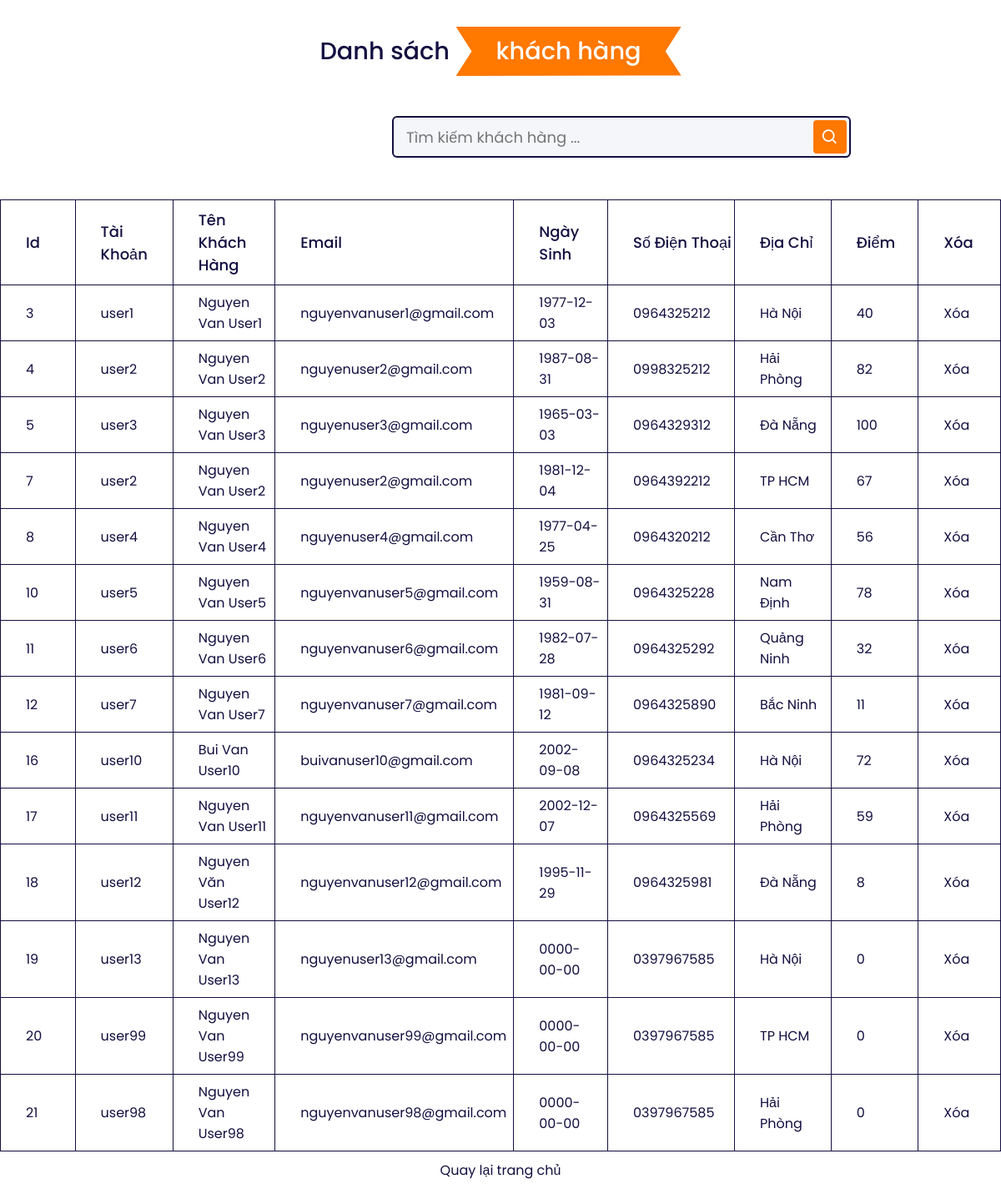
Page /list-users.php on the committed database.
### tables this page shows
CREATE TABLE `user` (
  `id` int(11) NOT NULL,
  `username` varchar(255) NOT NULL,
  `password` varchar(255) NOT NULL,
  `fullname` varchar(255) NOT NULL,
  `email` varchar(255) NOT NULL,
  `dateofbirth` date NOT NULL,
  `phone` varchar(11) NOT NULL,
  `address` varchar(255) NOT NULL,
  `points` float NOT NULL
);

### list-users.php (the view, shortened to what this page needs)
<!DOCTYPE html>
<html lang="en">
  <head>
    <link rel="stylesheet" href="assets/css/list-products.css" />
    <link
    href="https://unpkg.com/boxicons@2.0.9/css/boxicons.min.css"
    rel="stylesheet"
  />
  </head>
  <body>
  <?php require_once "connect.php"; ?>
    <section class="home-content">
      <h1 class="heading">Danh sách <span>khách hàng</span></h1>
      <div class="search-box">
        <input type="text" placeholder="Tìm kiếm khách hàng ..." />
        <i class="bx bx-search"></i>
    </div>
      <div class="list-products">
        <div style="overflow-x: auto">
            <table>
                <thead>
                  <tr>
                    <th>Id</th>
                    <th>tài khoản</th>
                    <th>tên khách hàng </th>
                    <th>email</th>
                    <th>ngày sinh</th>
                    <th>số điện thoại</th>
                    <th>địa chỉ</th>
                    <th>điểm</th>
                    <th>xóa</th>
                  </tr>
                </thead>
                <tbody>
                  <?php
                      $sql_users = mysqli_query($conn,"SELECT * FROM user Order By id ASC");
                      while($row_user = mysqli_fetch_assoc($sql_users)){
                        if($row_user['id'] != 2)
                        {
                  ?>
                  <tr>
                    <td><?php echo $row_user['id'] ?></td>
                    <td><?php echo $row_user['username'] ?></td>
                    <td><?php echo $row_user['fullname'] ?></td>
                    <td><?php echo $row_user['email'] ?></td>
                    <td><?php echo $row_user['dateofbirth'] ?></td>
                    <td><?php echo $row_user['phone'] ?></td>
                    <td><?php echo $row_user['address'] ?></td>
                    <td><?php echo $row_user['points'] ?></td>
                    <td>
                      <a href="delete-user.php?id=<?php echo  $row_user['id']; ?>"
                        >Xóa</a
                      >
                    </td>
                  </tr>
                  <?php
                      }
                    }
                  ?>
                </tbody>
            </table>
        </div>
    </section>
    <a class="back" href="admin.php"> Quay lại trang chủ</a>
  </body>
</html>

### assets/css/list-products.css (style rules this page uses)
:root { --orange: #ff7800; --black: #130f40; --light-color: #666; --box-shadow: 0 0.5rem 1.5rem rgba(0, 0, 0, 0.1); --border: 0.2rem solid rgba(0, 0, 0, 0.1); --outline: 0.1rem solid rgba(0, 0, 0, 0.1); --outline-hover: 0.2rem solid var(--black); }
* { margin: 0; padding: 0; box-sizing: border-box; font-family: "Poppins", sans-serif; scroll-behavior: smooth; color: var(--black); }
.heading { text-align: center; padding: 2rem 0; padding-bottom: 3rem; font-size: 1.8rem; font-weight: 500; color: var(--black); }
.heading span { background: var(--orange); color: #fff; display: inline-block; padding: 0.5rem 3rem; clip-path: polygon(100% 0, 93% 50%, 100% 99%, 0% 100%, 7% 50%, 0% 0%); }
.search-box { position: relative; left: 450px; width: 100%; height: 50px; max-width: 550px; width: 100%; margin: 0 20px 50px; }
.search-box input { height: 100%; width: 100%; outline: none; background: #f5f6fa; border: 2px solid var(--black); border-radius: 6px; font-size: 18px; padding: 0 15px; }
.search-box .bx-search { position: absolute; height: 40px; width: 40px; background: var(--orange); right: 5px; top: 50%; transform: translateY(-50%); border-radius: 4px; line-height: 40px; text-align: center; color: #fff; font-size: 22px; transition: all 0.4 ease; cursor: pointer; }
table { border-collapse: collapse; border-spacing: 0; width: 100vw; border: 1px solid var(--black); }
th { text-align: left; border: 1px solid var(--black); padding-left: 30px; padding-top: 10px; padding-bottom: 10px; font-size: 18px; font-weight: 500; text-transform: capitalize; }
td { border: 1px solid var(--black); text-align: left; padding: 8px; padding-left: 30px; overflow: hidden; width: 200px; }
td a { color: var(--black); text-decoration: none; }
.back { display: flex; justify-content: center; text-decoration: none; padding: 10px; color: var(--black); }

### rows in the picture
user: id "3", username "user1", fullname "Nguyen Van User1", email "nguyenvanuser1@gmail.com", dateofbirth "1977-12-03", phone "0964325212", address "Hà Nội", points "40"
user: id "4", username "user2", fullname "Nguyen Van User2", email "nguyenuser2@gmail.com", dateofbirth "1987-08-31", phone "0998325212", address "Hải Phòng", points "82"
user: id "5", username "user3", fullname "Nguyen Van User3", email "nguyenuser3@gmail.com", dateofbirth "1965-03-03", phone "0964329312", address "Đà Nẵng", points "100"
user: id "7", username "user2", fullname "Nguyen Van User2", email "nguyenuser2@gmail.com", dateofbirth "1981-12-04", phone "0964392212", address "TP HCM", points "67"
user: id "8", username "user4", fullname "Nguyen Van User4", email "nguyenuser4@gmail.com", dateofbirth "1977-04-25", phone "0964320212", address "Cần Thơ", points "56"
user: id "10", username "user5", fullname "Nguyen Van User5", email "nguyenvanuser5@gmail.com", dateofbirth "1959-08-31", phone "0964325228", address "Nam Định", points "78"
user: id "11", username "user6", fullname "Nguyen Van User6", email "nguyenvanuser6@gmail.com", dateofbirth "1982-07-28", phone "0964325292", address "Quảng Ninh", points "32"
user: id "12", username "user7", fullname "Nguyen Van User7", email "nguyenvanuser7@gmail.com", dateofbirth "1981-09-12", phone "0964325890", address "Bắc Ninh", points "11"
user: id "16", username "user10", fullname "Bui Van User10", email "buivanuser10@gmail.com", dateofbirth "2002-09-08", phone "0964325234", address "Hà Nội", points "72"
user: id "17", username "user11", fullname "Nguyen Van User11", email "nguyenvanuser11@gmail.com", dateofbirth "2002-12-07", phone "0964325569", address "Hải Phòng", points "59"
user: id "18", username "user12", fullname "Nguyen Văn User12", email "nguyenvanuser12@gmail.com", dateofbirth "1995-11-29", phone "0964325981", address "Đà Nẵng", points "8"
user: id "19", username "user13", fullname "Nguyen Van User13", email "nguyenuser13@gmail.com", dateofbirth "0000-00-00", phone "0397967585", address "Hà Nội", points "0"
user: id "20", username "user99", fullname "Nguyen Van User99", email "nguyenvanuser99@gmail.com", dateofbirth "0000-00-00", phone "0397967585", address "TP HCM", points "0"
user: id "21", username "user98", fullname "Nguyen Van User98", email "nguyenvanuser98@gmail.com", dateofbirth "0000-00-00", phone "0397967585", address "Hải Phòng", points "0"
